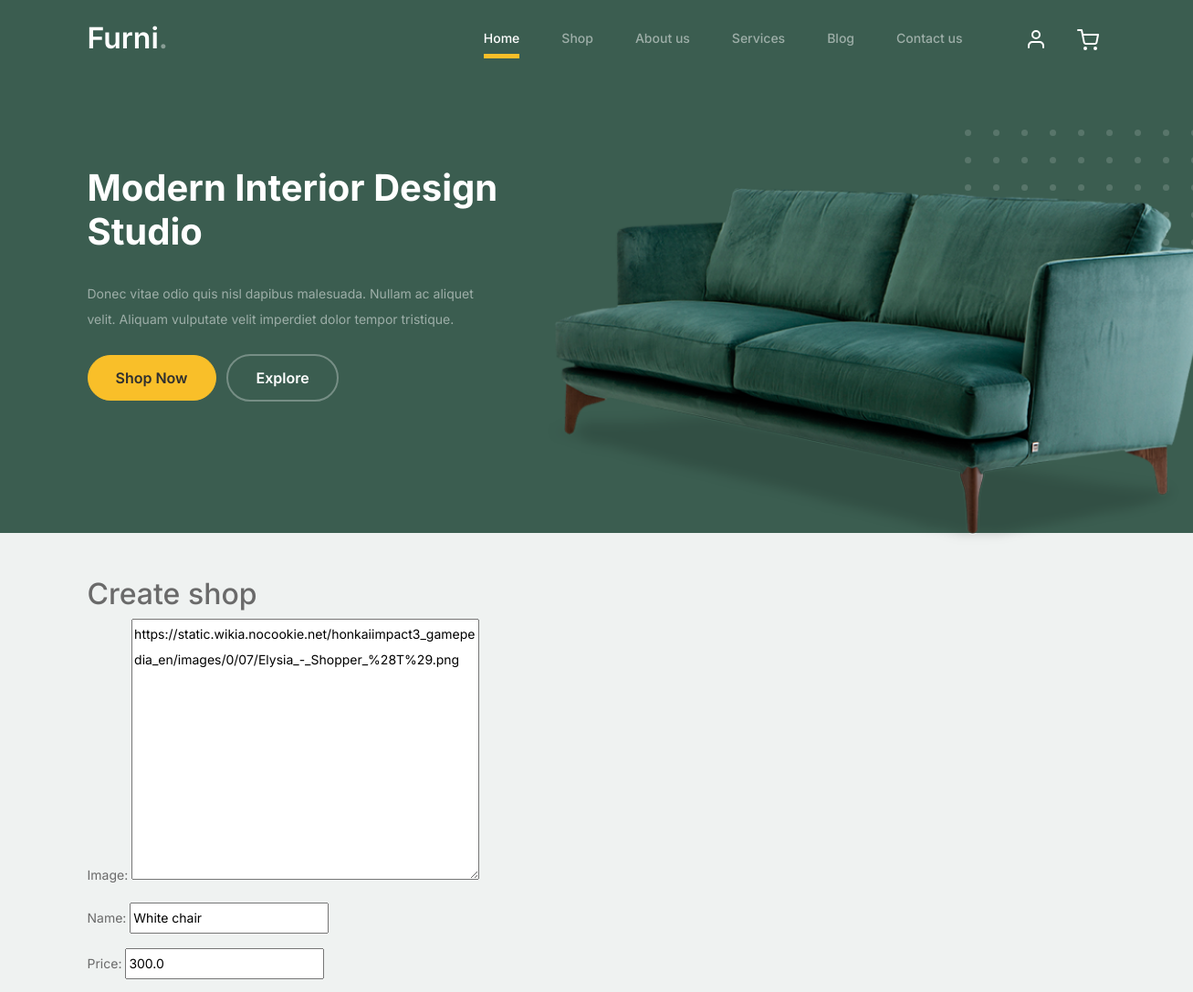
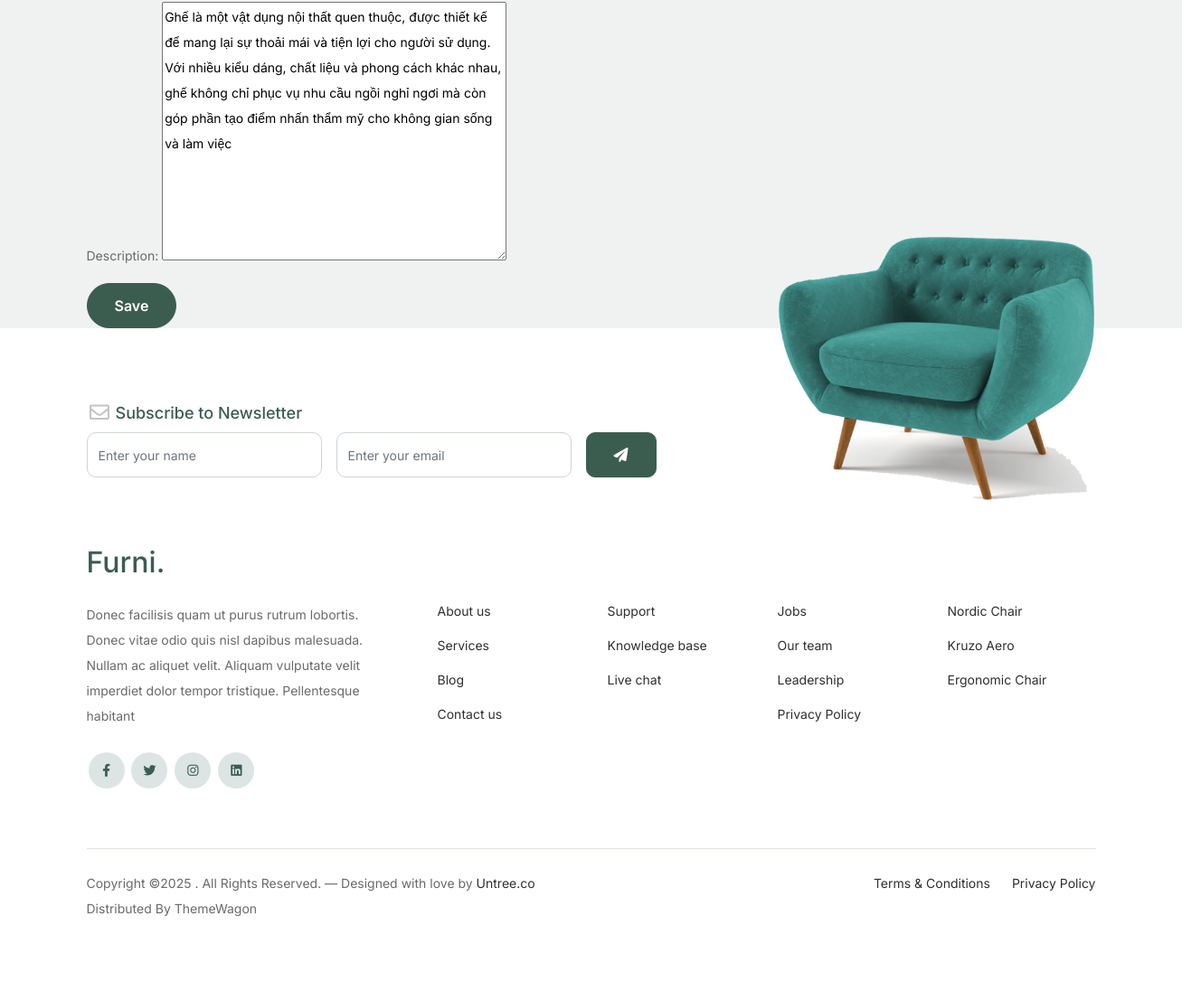
The page /shop/2/update/ on the database its author committed (2 pictures, top to bottom).
### first_app/models.py (models this page shows, shortened)
class Shop(models.Model):
    image = models.TextField(unique=True)
    name = models.CharField(max_length=100, unique=True)
    price = models.FloatField()
    description = models.TextField()

### first_app/views.py (the view)
# urls.py: path("shop/<int:pk>/update/", views.ShopUpdateView.as_view(), name="shop_update"),
class ShopUpdateView(UpdateView):
    fields = ("image", "name", "price", "description")
    model = Shop
    success_url = reverse_lazy("shop")

### first_app/templates/first_app/shop_form.html (shortened to what this page needs)
{% extends "base.html" %}
{% block body_block %}
<div class="container mt-5">
    <h2>Create shop</h2>
    <form method="post" enctype="multipart/form-data">
        {{ form.as_p }}
        <button type="submit" class="btn btn-primary">Save</button>
    </form>
</div>
{% endblock %}

### static/css/style.css (style rules this page uses)
body { overflow-x: hidden; position: relative; }
body { font-family: "Inter", sans-serif; font-weight: 400; line-height: 28px; color: #6a6a6a; font-size: 14px; background-color: #eff2f1; }
.btn { font-weight: 600; padding: 12px 30px; border-radius: 30px; color: #ffffff; background: #2f2f2f; border-color: #2f2f2f; }
.btn.btn-primary { background: #3b5d50; border-color: #3b5d50; }
textarea { height: auto !important; }

### rows shown on the page
Shop: image "https://static.wikia.nocookie.net/honkaiimpact3_gamepedia_en/images/0/07/Elysia_-_Shopper_%28T%29.png", name "White chair", price "300.0", description "Ghế là một vật dụng nội thất quen thuộc, được thiết kế để mang lại sự thoải mái và tiện lợi cho người sử dụng. Với nhiều kiểu dáng, chất liệu và phong cách khác nhau, ghế không chỉ phục vụ nhu cầu ngồi nghỉ ngơi mà còn góp phần tạo điểm nhấn thẩm mỹ cho không gian sống và làm việc"
